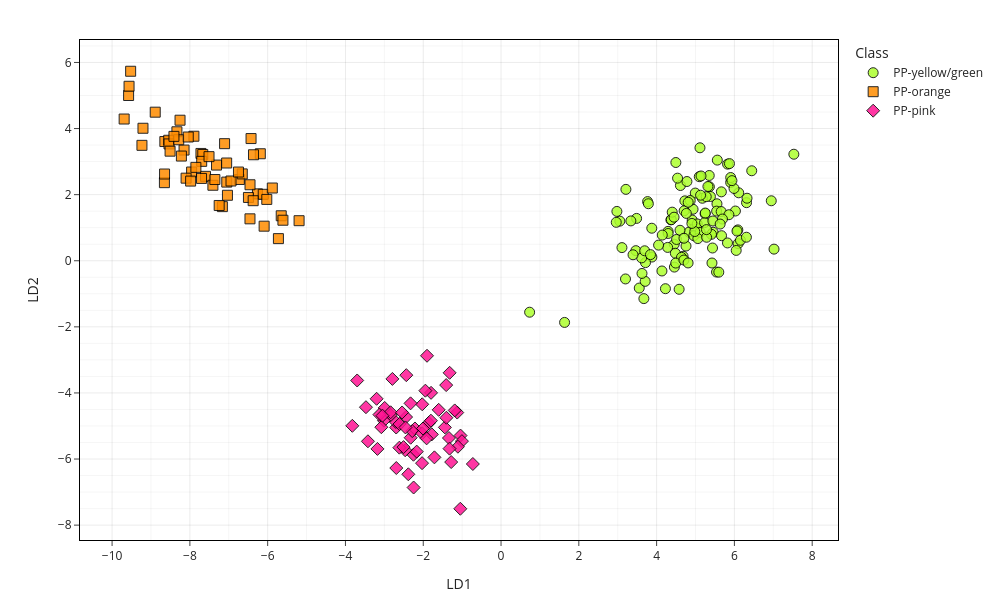

Notebook code for this chart:
### Code cell
# Apply PCA-LDA transformation to train data
pca_lda.fit(X_train, y_train)
X_train_trans_pca = pca_lda.transform(X_train)
X_train_df_pca = pd.DataFrame(X_train_trans_pca, index=X_train.index, columns=[f'LD{i+1}' for i in range(lda_components)])

# Apply PCA-LDA transformation to test data
X_test_trans_pca = pca_lda.transform(X_test)
X_test_df_pca = pd.DataFrame(X_test_trans_pca, index=X_test.index, columns=[f'LD{i+1}' for i in range(lda_components)])

scatter_plot(X_train_df_pca, 'LD1', 'LD2', symbol_map, color_dict, markersize=markersize, alpha=alpha_pts)

### Figure 1 — Plotly figure (JSON) as saved in the notebook; plotly's stock layout.template omitted (floating-point values rounded to 4 significant figures)
{"data": [{"hovertemplate": "<b>%{hovertext}</b><br><br>class=PP-yellow/green<br>LD1=%{x}<br>LD2=%{y}<extra></extra>", "hovertext": ["PP-green_ms1_01", "PP-green_ms1_02", "PP-green_ms1_03", "PP-green_ms1_04", "PP-green_ms1_05", "PP-green_ms1_06", "PP-green_ms1_07", "PP-green_ms1_08", "PP-green_ms1_09", "PP-green_ms1_10", "PP-green_ms1_11", "PP-green_ms1_12", "PP-green_ms1_13", "PP-green_ms1_14", "PP-green_ms1_15", "PP-green_ms1_16", "PP-green_ms1_17", "PP-green_ms1_18", "PP-green_ms1_19", "PP-green_ms1_20", "PP-green_ms1_21", "PP-green_ms1_22", "PP-green_ms1_23", "PP-green_ms1_24", "PP-green_ms1_25", "PP-green_ms1_26", "PP-green_ms1_27", "PP-green_ms1_28", "PP-green_ms1_29", "PP-green_ms1_30", "PP-yellow_ms1_01", "PP-yellow_ms1_02", "PP-yellow_ms1_03", "PP-yellow_ms1_04", "PP-yellow_ms1_05", "PP-yellow_ms1_06", "PP-yellow_ms1_07", "PP-yellow_ms1_08", "PP-yellow_ms1_09", "PP-yellow_ms1_10", "PP-yellow_ms1_11", "PP-yellow_ms1_12", "PP-yellow_ms1_13", "PP-yellow_ms1_14", "PP-yellow_ms1_15", "PP-yellow_ms1_16", "PP-yellow_ms1_17", "PP-yellow_ms1_18", "PP-yellow_ms1_19", "PP-yellow_ms1_20", "PP-yellow_ms1_21", "PP-yellow_ms1_22", "PP-yellow_ms1_23", "PP-yellow_ms1_24", "PP-yellow_ms1_25", "PP-yellow_ms1_26", "PP-yellow_ms1_27", "PP-yellow_ms1_28", "PP-yellow_ms1_29", "PP-yellow_ms1_30", "PP-green_ms2_01", "PP-green_ms2_02", "PP-green_ms2_03", "PP-green_ms2_04", "PP-green_ms2_05", "PP-green_ms2_06", "PP-green_ms2_07", "PP-green_ms2_08", "PP-green_ms2_09", "PP-green_ms2_10", "PP-green_ms2_11", "PP-green_ms2_12", "PP-green_ms2_13", "PP-green_ms2_14", "PP-green_ms2_15", "PP-green_ms2_16", "PP-green_ms2_17", "PP-green_ms2_18", "PP-green_ms2_19", "PP-green_ms2_20", "PP-green_ms2_21", "PP-green_ms2_22", "PP-green_ms2_23", "PP-green_ms2_24", "PP-green_ms2_25", "PP-green_ms2_26", "PP-green_ms2_27", "PP-green_ms2_28", "PP-green_ms2_29", "PP-green_ms2_30", "PP-yellow_ms2_01", "PP-yellow_ms2_02", "PP-yellow_ms2_03", "PP-yellow_ms2_04", "PP-yellow_ms2_05", "PP-yellow_ms2_06", "PP-yellow_ms2_07", "PP-yellow_ms2_08", "PP-yellow_ms2_09", "PP-yellow_ms2_10", "PP-yellow_ms2_11", "PP-yellow_ms2_12", "PP-yellow_ms2_13", "PP-yellow_ms2_14", "PP-yellow_ms2_15", "PP-yellow_ms2_16", "PP-yellow_ms2_17", "PP-yellow_ms2_18", "PP-yellow_ms2_19", "PP-yellow_ms2_20", "PP-yellow_ms2_21", "PP-yellow_ms2_22", "PP-yellow_ms2_23", "PP-yellow_ms2_24", "PP-yellow_ms2_25", "PP-yellow_ms2_26", "PP-yellow_ms2_27", "PP-yellow_ms2_28", "PP-yellow_ms2_29", "PP-yellow_ms2_30"], "marker": {"color": "greenyellow", "line": {"color": "black", "width": 1}, "opacity": 0.85, "size": 10, "symbol": "circle"}, "mode": "markers", "name": "PP-yellow/green", "orientation": "v", "showlegend": true, "type": "scatter", "x": [3.211, 4.681, 1.634, 3.876, 3.554, 5.54, 4.453, 4.993, 4.834, 3.466, 5.552, 6.095, 3.878, 3.768, 4.579, 4.937, 3.788, 5.452, 5.825, 4.612, 4.495, 4.727, 5.115, 7.019, 6.026, 5.543, 3.109, 6.156, 5.66, 6.088, 5.353, 5.873, 6.446, 5.357, 4.367, 5.247, 4.708, 4.985, 4.914, 4.513, 4.284, 4.481, 3.714, 4.639, 0.7349, 5.046, 4.457, 3.706, 3.615, 3.692, 5.41, 4.958, 4.051, 3.624, 4.602, 3.393, 3.054, 4.756, 3.842, 4.137, 5.383, 6.066, 5.12, 6.047, 6.309, 5.423, 5.599, 4.703, 5.233, 5.319, 5.561, 4.78, 2.962, 2.979, 4.295, 5.097, 5.061, 4.297, 5.447, 3.485, 5.904, 3.2, 4.491, 3.672, 3.339, 4.539, 5.176, 4.379, 5.438, 4.227, 5.142, 5.276, 5.858, 4.981, 6.312, 5.693, 6.948, 5.285, 5.669, 4.702, 5.633, 4.864, 5.282, 5.822, 6.325, 4.146, 4.401, 4.765, 4.907, 6.111, 4.809, 4.449, 5.665, 5.99, 5.905, 5.937, 5.251, 5.13, 4.811, 7.528], "xaxis": "x", "y": [2.16, 0.1361, -1.866, 0.9842, -0.8265, -0.342, 0.5001, 2.048, 0.8662, 0.3052, 1.723, 0.5174, 0.1115, 1.79, -0.8635, 1.559, 1.725, 0.8626, 2.924, 2.276, 2.973, 1.812, 3.418, 0.3517, 1.505, 1.502, 0.3977, 0.6194, 1.489, 0.9338, 2.58, 2.939, 2.723, 2.239, 1.238, 1.422, 1.51, 1.028, 1.232, 0.6442, 0.4034, 0.2279, -0.05648, 0.103, -1.557, 1.114, -0.1919, -0.6237, 0.08691, 0.3015, 0.7996, 0.7588, 0.4731, -0.3842, 0.9219, 0.1808, 1.199, 0.4446, 0.185, -0.3096, 1.944, 0.8983, 0.8608, 0.3126, 0.7116, -0.06821, -0.3454, 0.6817, 1.152, 2.247, 3.045, 2.397, 1.163, 1.493, 0.8889, 2.543, 0.6712, 0.8252, 1.203, 1.281, 2.369, -0.5506, -0.06995, -1.145, 1.205, 2.499, 1.891, 1.243, 0.3858, -0.8458, 2.566, 1.939, 1.392, 0.8846, 1.757, 1.262, 1.814, 0.7105, 0.7582, 0.02144, 1.11, 1.822, 0.9424, 0.5384, 1.892, 0.7777, 1.47, 1.432, 1.129, 2.056, -0.06661, 1.318, 2.085, 2.187, 2.518, 2.424, 1.444, 1.983, 1.769, 3.223], "yaxis": "y"}, {"hovertemplate": "<b>%{hovertext}</b><br><br>class=PP-orange<br>LD1=%{x}<br>LD2=%{y}<extra></extra>", "hovertext": ["PP-orange_ms1_01", "PP-orange_ms1_02", "PP-orange_ms1_03", "PP-orange_ms1_04", "PP-orange_ms1_05", "PP-orange_ms1_06", "PP-orange_ms1_07", "PP-orange_ms1_08", "PP-orange_ms1_09", "PP-orange_ms1_10", "PP-orange_ms1_11", "PP-orange_ms1_12", "PP-orange_ms1_13", "PP-orange_ms1_14", "PP-orange_ms1_15", "PP-orange_ms1_16", "PP-orange_ms1_17", "PP-orange_ms1_18", "PP-orange_ms1_19", "PP-orange_ms1_20", "PP-orange_ms1_21", "PP-orange_ms1_22", "PP-orange_ms1_23", "PP-orange_ms1_24", "PP-orange_ms1_25", "PP-orange_ms1_26", "PP-orange_ms1_27", "PP-orange_ms1_28", "PP-orange_ms1_29", "PP-orange_ms1_30", "PP-orange_ms2_01", "PP-orange_ms2_02", "PP-orange_ms2_03", "PP-orange_ms2_04", "PP-orange_ms2_05", "PP-orange_ms2_06", "PP-orange_ms2_07", "PP-orange_ms2_08", "PP-orange_ms2_09", "PP-orange_ms2_10", "PP-orange_ms2_11", "PP-orange_ms2_12", "PP-orange_ms2_13", "PP-orange_ms2_14", "PP-orange_ms2_15", "PP-orange_ms2_16", "PP-orange_ms2_17", "PP-orange_ms2_18", "PP-orange_ms2_19", "PP-orange_ms2_20", "PP-orange_ms2_21", "PP-orange_ms2_22", "PP-orange_ms2_23", "PP-orange_ms2_24", "PP-orange_ms2_25", "PP-orange_ms2_26", "PP-orange_ms2_27", "PP-orange_ms2_28", "PP-orange_ms2_29", "PP-orange_ms2_30"], "marker": {"color": "darkorange", "line": {"color": "black", "width": 1}, "opacity": 0.85, "size": 10, "symbol": "square"}, "mode": "markers", "name": "PP-orange", "orientation": "v", "showlegend": true, "type": "scatter", "x": [-8.644, -9.576, -8.333, -7.896, -9.564, -8.544, -6.455, -8.15, -7.715, -8.253, -8.537, -7.164, -7.669, -7.051, -8.287, -7.598, -7.956, -6.729, -6.263, -7.315, -6.494, -7.408, -6.454, -7.247, -5.651, -6.114, -5.192, -5.724, -6.091, -5.608, -9.523, -9.69, -8.891, -8.042, -8.097, -6.942, -7.696, -7.7, -8.655, -7.054, -7.108, -9.233, -8.509, -6.653, -7.034, -7.508, -5.881, -8.218, -9.206, -8.41, -7.846, -6.189, -6.364, -6.427, -6.373, -7.357, -8.651, -7.981, -6.751, -6.023], "xaxis": "x", "y": [3.607, 5.0, 3.902, 3.768, 5.279, 3.645, 1.268, 3.349, 3.247, 4.252, 3.535, 1.637, 3.216, 2.38, 3.661, 2.555, 2.684, 2.459, 2.024, 2.895, 1.916, 2.284, 2.299, 1.672, 1.361, 2.01, 1.212, 0.6689, 1.046, 1.226, 5.734, 4.288, 4.495, 3.744, 2.499, 2.414, 3.008, 2.491, 2.363, 2.957, 3.543, 3.492, 3.316, 2.628, 1.981, 3.15, 2.2, 3.168, 4.009, 3.764, 2.826, 3.237, 3.207, 3.697, 1.817, 2.458, 2.624, 2.41, 2.684, 1.856], "yaxis": "y"}, {"hovertemplate": "<b>%{hovertext}</b><br><br>class=PP-pink<br>LD1=%{x}<br>LD2=%{y}<extra></extra>", "hovertext": ["PP-pink_ms1_01", "PP-pink_ms1_02", "PP-pink_ms1_03", "PP-pink_ms1_04", "PP-pink_ms1_05", "PP-pink_ms1_06", "PP-pink_ms1_07", "PP-pink_ms1_08", "PP-pink_ms1_09", "PP-pink_ms1_10", "PP-pink_ms1_11", "PP-pink_ms1_12", "PP-pink_ms1_13", "PP-pink_ms1_14", "PP-pink_ms1_15", "PP-pink_ms1_16", "PP-pink_ms1_17", "PP-pink_ms1_18", "PP-pink_ms1_19", "PP-pink_ms1_20", "PP-pink_ms1_21", "PP-pink_ms1_22", "PP-pink_ms1_23", "PP-pink_ms1_24", "PP-pink_ms1_25", "PP-pink_ms1_26", "PP-pink_ms1_27", "PP-pink_ms1_28", "PP-pink_ms1_29", "PP-pink_ms1_30", "PP-pink_ms2_01", "PP-pink_ms2_02", "PP-pink_ms2_03", "PP-pink_ms2_04", "PP-pink_ms2_05", "PP-pink_ms2_06", "PP-pink_ms2_07", "PP-pink_ms2_08", "PP-pink_ms2_09", "PP-pink_ms2_10", "PP-pink_ms2_11", "PP-pink_ms2_12", "PP-pink_ms2_13", "PP-pink_ms2_14", "PP-pink_ms2_15", "PP-pink_ms2_16", "PP-pink_ms2_17", "PP-pink_ms2_18", "PP-pink_ms2_19", "PP-pink_ms2_20", "PP-pink_ms2_21", "PP-pink_ms2_22", "PP-pink_ms2_23", "PP-pink_ms2_24", "PP-pink_ms2_25", "PP-pink_ms2_26", "PP-pink_ms2_27", "PP-pink_ms2_28", "PP-pink_ms2_29", "PP-pink_ms2_30"], "marker": {"color": "deeppink", "line": {"color": "black", "width": 1}, "opacity": 0.85, "size": 10, "symbol": "diamond"}, "mode": "markers", "name": "PP-pink", "orientation": "v", "showlegend": true, "type": "scatter", "x": [-2.251, -1.047, -2.168, -2.464, -2.696, -3.699, -3.473, -3.199, -2.991, -2.323, -2.705, -1.856, -2.835, -2.212, -2.283, -1.444, -2.614, -1.603, -2.029, -2.507, -1.903, -1.126, -1.191, -2.026, -1.799, -1.779, -1.405, -1.913, -2.611, -1.321, -2.326, -1.945, -3.823, -3.011, -2.793, -2.436, -3.422, -2.839, -2.442, -2.457, -2.544, -3.177, -3.126, -3.078, -2.007, -2.031, -1.042, -1.41, -3.048, -1.339, -1.803, -1.713, -0.7241, -1.005, -1.282, -2.383, -2.693, -1.109, -1.325, -2.248], "xaxis": "x", "y": [-5.87, -7.504, -5.775, -5.733, -5.047, -3.623, -4.431, -4.177, -4.454, -5.355, -4.878, -4.91, -4.67, -5.075, -5.155, -5.042, -5.656, -4.511, -5.221, -5.639, -2.875, -4.594, -4.529, -4.344, -3.997, -5.254, -4.75, -5.374, -4.941, -3.391, -4.315, -3.931, -4.994, -4.837, -3.575, -3.462, -5.463, -4.585, -4.729, -5.044, -4.591, -5.694, -4.656, -5.037, -5.076, -6.125, -5.29, -3.762, -4.689, -5.364, -4.84, -5.949, -6.15, -5.458, -6.091, -6.461, -6.272, -5.628, -5.685, -6.861], "yaxis": "y"}], "layout": {"height": 600, "legend": {"itemclick": "toggle", "title": {"text": "Class"}}, "margin": {"b": 60, "l": 80, "r": 40, "t": 40}, "width": 1000, "xaxis": {"gridcolor": "rgba(0,0,0,0.08)", "linecolor": "black", "linewidth": 1, "minor": {"dtick": 1, "gridcolor": "rgba(0,0,0,0.04)", "showgrid": true}, "mirror": true, "showgrid": true, "showline": true, "ticks": "outside", "title": {"text": "LD1"}}, "yaxis": {"gridcolor": "rgba(0,0,0,0.08)", "linecolor": "black", "linewidth": 1, "minor": {"gridcolor": "rgba(0,0,0,0.04)", "showgrid": true}, "mirror": true, "showgrid": true, "showline": true, "title": {"text": "LD2"}, "type": "linear"}}}
